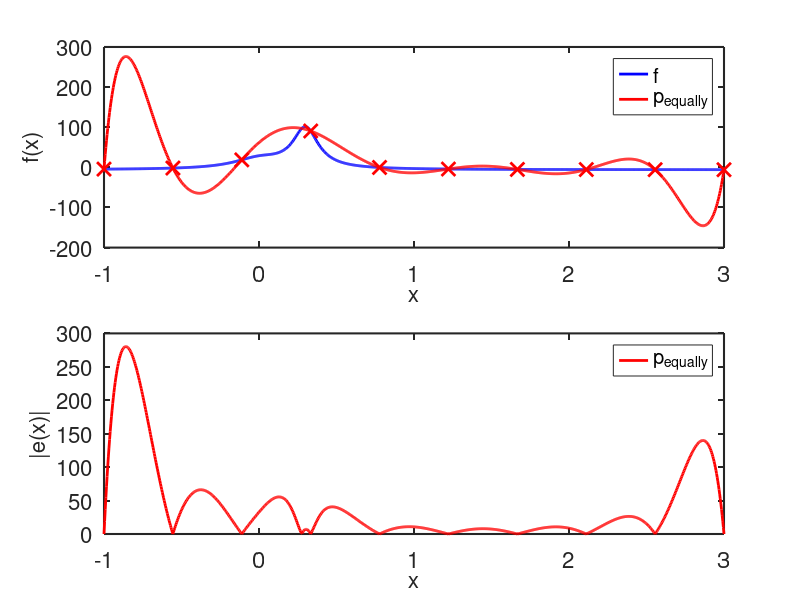

Here is the MATLAB script that generated this plot:
clc
clear all
close all

f = @(x) 1./((x - 0.3).^2 + 0.01) + 1./(x.^2 + 0.04) - 6;

% a)

n = 10;
x = linspace(-1, 3, n)';
fx = f(x);

coeff_polyfit = polyfit(x, fx, n-1);

x_plot = linspace(-1, 3, 1000);

p_equally = polyval(coeff_polyfit, x_plot);

figure
subplot(2,1,1)
plot(x_plot, f(x_plot), '-b', 'LineWidth', 2)
hold on, box on
plot(x_plot, p_equally, '-r', 'LineWidth',2)
plot(x, f(x), 'rx','LineWidth',2, 'MarkerSize',10)
set(gca,'FontSize',16)
set(gca,'LineWidth',1.5)
xlabel('x','FontSize',16)
ylabel('f(x)','FontSize',16)
legend('f', 'p_{equally}')

% b)

err_equally = abs(f(x_plot) - p_equally);

subplot(2,1,2)
hold on, box on
plot(x_plot, err_equally, '-r', 'LineWidth',2)
set(gca,'FontSize',16)
set(gca,'LineWidth',1.5)
xlabel('x','FontSize',16)
ylabel('|e(x)|','FontSize',16)
legend('p_{equally}')

